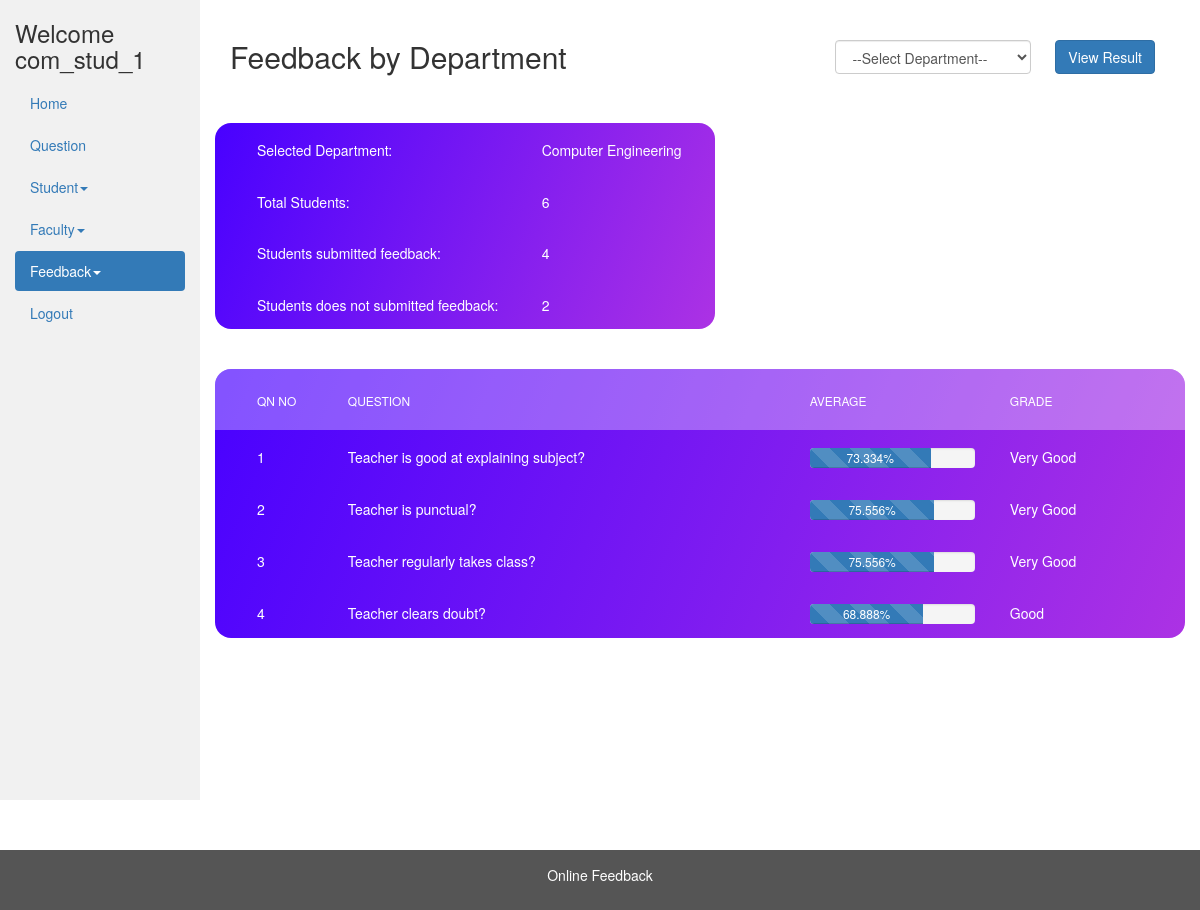
/admin/view_dep_feedback.php?department_id=1 (signed in), run on the app's committed database.
### tables this page shows
CREATE TABLE IF NOT EXISTS `department` (
  `id` int(11) NOT NULL,
  `name` varchar(250) NOT NULL,
  PRIMARY KEY (`id`)
);

CREATE TABLE IF NOT EXISTS `grades` (
  `id` int(11) NOT NULL,
  `name` varchar(250) NOT NULL
);

### admin/view_dep_feedback.php (the view, shortened to what this page needs)
<?php
include_once '../database/dbconfig.php';
if(isset($_GET['department_id'])) {
    $department_id = $_GET['department_id'];
    $sql = "select name from department where id=".$department_id;
    $res = mysqli_query($conn, $sql);
    $row = mysqli_fetch_assoc($res);
    $department_name = $row['name'];
}
?>
<!DOCTYPE html>
<html lang="en">
<head>
  <link rel="stylesheet" href="../css/bootstrap-3.4.1.min.css" />
  <link rel="stylesheet" type="text/css" href="../css/main.css" />
</head>
<body>
  <div class="container-fluid">
    <div class="row content">
      <div class="col-sm-2 sidenav">
                    <h3>Welcome
                        <?php echo ($_SESSION['login_user']); ?>
                    </h3>
                    <ul class="nav nav-pills nav-stacked">
                        <li><a href="admin_dashboard.php">Home</a></li>
                        <li><a href="view_questions.php">Question</a></li>
                        <li>
                            <a href="#stud_sub-menu" data-toggle="collapse" data-parent="#main-menu">Student<span class="caret"></span></a>
                        </li>
                        <li>
                            <a href="#fac_sub-menu" data-toggle="collapse" data-parent="#main-menu">Faculty<span class="caret"></span></a>
                        </li>
                        <li class="active">
                            <a href="#feedsub-menu" data-toggle="collapse" data-parent="#main-menu">Feedback<span class="caret"></span></a>
                        </li>
                        <li><a href="../logout.php">Logout</a></li>
                    </ul><br>
                </div>
                        <div class="col-sm-10">
        <br />
        <div class="container-fluid">
          <div class="row">
            <div class="col-md-5"><h2>Feedback by Department</h2></div><br />
            <div class="col-md-7">
            <div class="pull-right">
          <form class="form-inline" method="get" action="view_dep_feedback.php">
              <div class="container-fluid ">
                <div class="form-group">
                  <select name="department_id" class="form-control" required="required">
                    <option value="">--Select Department--</option>
                  </select>
                  <input type="submit" class="btn btn-primary" value="View Result" style="margin-left: 20px">
                </div>
            </div>
          </form>
        </div>
            </div>
          </div>
        </div>
                    <br>
            <br>
          <?php
            if(isset($_GET['department_id'])) {
            $tot_sql = "select count(*) as count from student where department_id =".$department_id;
            $tot_res = mysqli_query($conn, $tot_sql);
            $tot_row = mysqli_fetch_assoc($tot_res);
            $sub_sql = "select count(student_id) as count from answers where department_id =".$department_id." group by student_id";
            $sub_res = mysqli_query($conn, $sub_sql);
            $sub_row = mysqli_num_rows($sub_res);
          ?>
          <div class="table100 ver6 m-b-110"  style="width: 500px">
            <table data-vertable="ver6" id="students">
              <tbody>
                    <tr class="row100 data">
                      <td class="column100 column1 value" data-column="column1"  style="width: 500px">
                        Selected Department:
                      </td>
                      <td class="column100 column2 value" data-column="column2">
                        <?php echo $department_name; ?>
                      </td>
                    </tr>
                    <tr class="row100 data">
                      <td class="column100 column1 value" data-column="column1"  style="width: 500px">
                        Total Students:
                      </td>
                      <td class="column100 column2 value" data-column="column2">
                        <?php echo $tot_row['count']; ?>
                      </td>
                    </tr>
                    <tr class="row100 data">
                      <td class="column100 column1 value" data-column="column1">
                        Students submitted feedback:
                      </td>
                      <td class="column100 column2 value" data-column="column2">
                        <?php echo $sub_row; ?>
                      </td>
                    </tr>
                    <tr class="row100 data">
                      <td class="column100 column1 value" data-column="column1">
                        Students does not submitted feedback:
                      </td>
                      <td class="column100 column2 value" data-column="column2">
                        <?php echo $tot_row['count'] - $sub_row; ?>
                      </td>
                    </tr>
              </tbody>
            </table>
          </div>
            <br>
            <br>
        <?php
        }
        ?>
          <div class="table100 ver6 m-b-110">
            <table data-vertable="ver6" id="students">
              <thead>
                <tr class="row100 head">
                  <th class="column100 column1" data-column="column1">
                    Qn No
                  </th>
                  <th class="column100 column2" data-column="column2">
                    Question
                  </th>
                  <th class="column100 column3" data-column="column3">
                    Average
                  </th>
                  <th class="column100 column4" data-column="column4">
                    Grade
                  </th>
                </tr>
              </thead>
              <tbody>
                <?php
                    if(isset($_GET['department_id'])) {
                    $ans_sql = "select qn_name,avg(answer) as avg from answers
                                inner join questions on questions.qn_id = answers.qn_id
                                where department_id=".$department_id."
                                group by questions.qn_id";
                    $ans_result = mysqli_query($conn, $ans_sql);
                    $count = 0;
                    while ($ans_rows = mysqli_fetch_assoc($ans_result)) {
                        $avg = ($ans_rows['avg'] * 100) / 5;
                        $avg_round = round($ans_rows['avg']);
                        $grades_sql = "select * from grades where id = ".$avg_round;
                        $grades_sql_result = mysqli_query($conn, $grades_sql);
                        $grades_row = mysqli_fetch_assoc($grades_sql_result);
                        $count++;
                ?>
                    <tr class="row100 data">
                      <td class="column100 column1 value" data-column="column1">
                        <?php echo $count; ?>
                      </td>
                      <td class="column100 column2 value" data-column="column2">
                        <?php echo $ans_rows['qn_name']; ?>
                      </td>
                      <td class="column100 column3 value" data-column="column3">
                        <div class="progress" style=" height: 20px;width:100%;margin-bottom:0%;">
                            <div class="progress-bar progress-bar-striped  active" role="progressbar" aria-valuenow="40" aria-valuemin="0" aria-valuemax="100" style="width:<?php echo $avg."%"; ?>">
                                 <?php echo $avg."%"; ?>
                            </div>
                        </div>
                      </td>
                      <td class="column100 column4 value" data-column="column4" style="color: white">
                        <?php echo $grades_row['name']; ?>
                      </td>
                    </tr>
                <?php
                    }
                  }
                  ?>
              </tbody>
            </table>
          </div>
        </div>
      </div>
    </div>
  <footer class="container-fluid" style="margin-top: 50px">
    <center>
      <p>Online Feedback</p>
    </center>
  </footer>
</body>
</html>

### css/main.css (style rules this page uses)
table { width: 100%; background-color: #fff; }
th, td { font-weight: unset; padding-right: 10px; }
.column100 { width: 130px; padding-left: 25px; }
.column100.column1 { width: 0px; padding-left: 42px; }
.column100.column2 { width: 300px; }
.row100.head th { padding-top: 24px; padding-bottom: 20px; }
.row100 td { padding-top: 18px; padding-bottom: 14px; }
.table100.ver6 { border-radius: 16px; overflow: hidden; background: #7918f2; background: -webkit-linear-gradient(-68deg, #ac32e4, #4801ff); background: -o-linear-gradient(-68deg, #ac32e4, #4801ff); background: -moz-linear-gradient(-68deg, #ac32e4, #4801ff); background: linear-gradient(-68deg, #ac32e4, #4801ff); }
.table100.ver6 table { background-color: transparent; }
.table100.ver6 td { font-size: 14px; color: #fff; line-height: 1.4; }
.table100.ver6 th { font-size: 12px; color: #fff; line-height: 1.4; text-transform: uppercase; background-color: rgba(255, 255, 255, 0.32); }

### admin/view_dep_feedback.php (style rules this page uses)
.row.content { height: 800px; }
.sidenav { background-color: #f1f1f1; height: 100%; }
footer { background-color: #555; color: white; padding: 15px; }

### data on the page
department: name "Computer Engineering"
grades: name "Very Good"
grades: name "Good"

### other printed values
$_SESSION['login_user'] "com_stud_1"
$tot_row['count'] "6"
$sub_row "4"
$tot_row['count'] - $sub_row "2"
$ans_rows['qn_name'] "Teacher is good at explaining subject?"
$avg "73.334"
$ans_rows['qn_name'] "Teacher is punctual?"
$avg "75.556"
$ans_rows['qn_name'] "Teacher regularly takes class?"
$ans_rows['qn_name'] "Teacher clears doubt?"
$avg "68.888"
